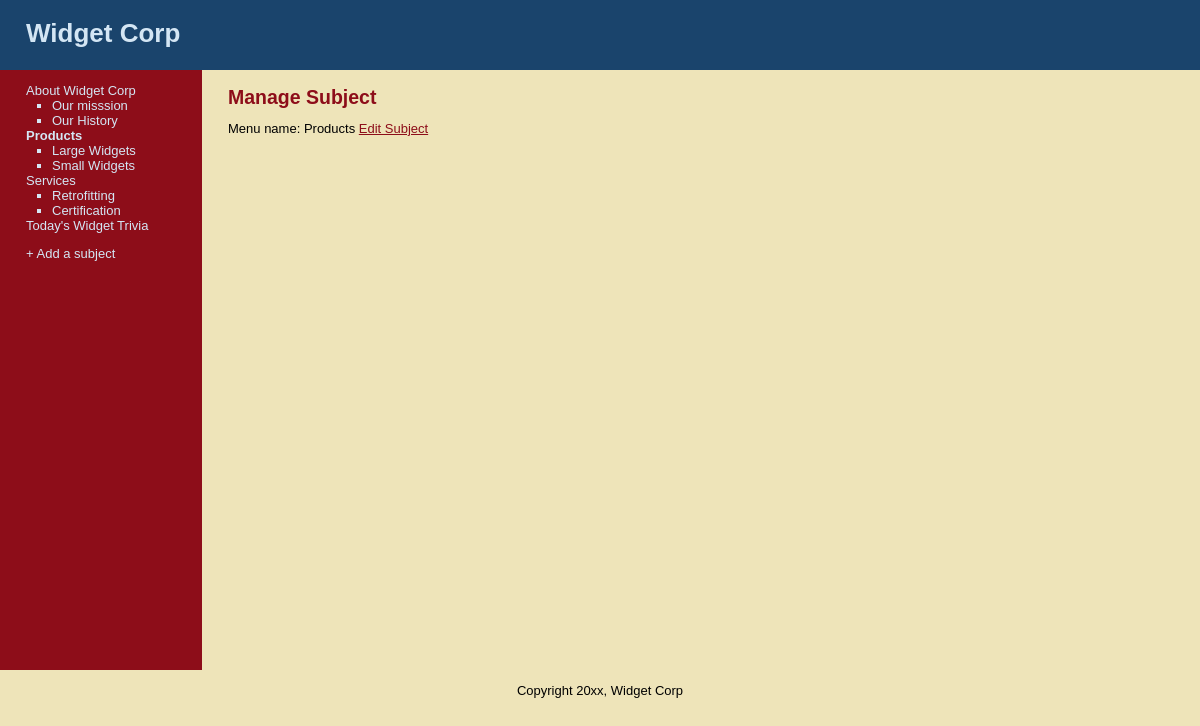
/manage_content.php?subject=3, run on the app's committed database.
### tables this page shows
CREATE TABLE IF NOT EXISTS `subjects` (
  `id` int(11) NOT NULL AUTO_INCREMENT,
  `menu_name` varchar(50) NOT NULL,
  `position` int(3) NOT NULL,
  `visible` tinyint(1) NOT NULL,
  PRIMARY KEY (`id`)
);

CREATE TABLE IF NOT EXISTS `pages` (
  `id` int(11) NOT NULL AUTO_INCREMENT,
  `subject_id` int(11) NOT NULL,
  `menu_name` varchar(30) NOT NULL,
  `position` int(3) NOT NULL,
  `visible` tinyint(1) NOT NULL,
  `content` text,
  PRIMARY KEY (`id`),
  KEY `subject_id` (`subject_id`)
);

### public/manage_content.php (the view, shortened to what this page needs)
<?php require_once("../includes/db_connection.php"); ?>
<?php require_once("../includes/functions.php"); ?>
<?php include("../includes/layouts/header.php"); ?>
<?php find_selected_page(); ?>
<div id="main">
	<div id="navigation">
		<?php echo navigation($current_subject, $current_page); ?>
		<a href="new_subject.php">+ Add a subject</a>
	</div>
	<div id="page">
		<?php if($current_subject){?>
			<h2>Manage Subject</h2>
			Menu name: <?php echo $current_subject["menu_name"];?>
			<a href="edit_subject.php?subject=<?php echo $current_subject["id"]; ?>">Edit Subject</a>
		<?php } elseif ($current_page){?>
			<h2>Manage Page</h2>
			Menu name: <?php echo $current_page["menu_name"];?>
		<?php } else {?>
			Please select a subject or a page.
		<?php } ?>
	</div>
</div>
<?php include("../includes/layouts/footer.php"); ?>

### includes/functions.php (shortened to what this page needs)
<?php
function find_all_subjects() {
	global $connection;
	$query = "SELECT * ";
	$query .= "FROM subjects ";
	$query .= "WHERE visible = 1 ";
	$query .= "ORDER BY position ASC";
	$subject_set = mysqli_query ( $connection, $query );
	return $subject_set;
}
function find_pages_for_subject($subject_id){
	global $connection;
	$safe_subject_id = mysqli_real_escape_string($connection, $subject_id);
	$query = "SELECT * ";
	$query .= "FROM pages ";
	$query .= "WHERE visible = 1 ";
	$query .= "AND subject_id = {$safe_subject_id} ";
	$query .= "ORDER BY position ASC";
	$page_set = mysqli_query($connection, $query);
	return $page_set;
}
function navigation($subject_array,$page_array){
	$output = "<ul class=\"subjects\">";
	$subject_set = find_all_subjects();
	while($subject = mysqli_fetch_assoc($subject_set)){
		$output .= "<li";
		if ($subject_array && $subject["id"] == $subject_array["id"]){
			$output .= " class=\"selected\"";
		}
		$output .= ">";
		$output .= "<a href=\"manage_content.php?subject=";
		$output .= urlencode($subject["id"]);
		$output .= "\">";
		$output .= $subject["menu_name"];
		$output .= "</a>";
		$page_set = find_pages_for_subject($subject["id"]);
		$output .= "<ul class=\"pages\">";
		while ($page = mysqli_fetch_assoc($page_set)){
			$output .= "<li";
			$output .= ">";
			$output .= "<a href=\"manage_content.php?page=";
			$output .= urlencode($page["id"]);
			$output .="\">";
			$output .= $page["menu_name"];
			$output .= "</a>";
			$output .= "</li>";
		}
	$output .= "</ul>";
	$output .= "</li>";
	}
	$output .="</ul>";
	return $output;
}
function find_subject_by_id($subject_id){
	global $connection;
	$safe_subject_id = mysqli_real_escape_string($connection, $subject_id);
	$query = "SELECT * ";
	$query .= "FROM subjects ";
	$query .= "WHERE id = {$safe_subject_id} ";
	$query .= "LIMIT 1";
	$subject_set = mysqli_query ( $connection, $query );
	if($subject = mysqli_fetch_assoc($subject_set)){
		return $subject;
	}else{
		return null;
	}
}
function find_selected_page(){
	if(isset($_GET["subject"])){
		$current_subject = find_subject_by_id($_GET["subject"]);
		$current_page = null;
	}elseif (isset($_GET["page"])){
		$current_page = find_page_by_id($_GET["page"]);
		$current_subject = null;
	}else{
		$current_subject = null;
		$current_page = null;
	}
}
?>

### public/stylesheets/public.css (style rules this page uses)
html { height: 100%; width: 100%; }
body { width: 100%; margin:0; padding: 0; border: 0; font-family: Verdana, Arial, Helvetica, sans-serif; font-size: 13px; line-height: 15px; background: #EEE4B9; }
a { color: #8D0D19; }
#main { height: 600px; width: 100%; margin: 0; padding: 0; background: #EEE4B9; }
#navigation { float: left; width: 150px; height: 100%; margin: 0; padding: 0 2em; color: #D4E6F4; background: #8D0D19; }
#navigation a { color: #D4E6F4; text-decoration: none; }
ul.subjects { margin: 1em 0; padding-left: 0; list-style: none; }
ul.pages { padding-left: 2em; list-style: square; font-weight: normal; }
.selected { font-weight: bold; }
#page { float: left; height: 100%; padding-left: 2em; vertical-align: top; background: #EEE4B9; }
#page h2 { color: #8D0D19; margin-top: 1em; }

### data on the page
subjects: value "About Widget Corp"
pages: value "Our misssion"
pages: value "Our History"
subjects: value "Products", menu_name "Products"
pages: value "Large Widgets"
pages: value "Small Widgets"
subjects: value "Services"
pages: value "Retrofitting"
pages: value "Certification"
subjects: value "Today's Widget Trivia"
